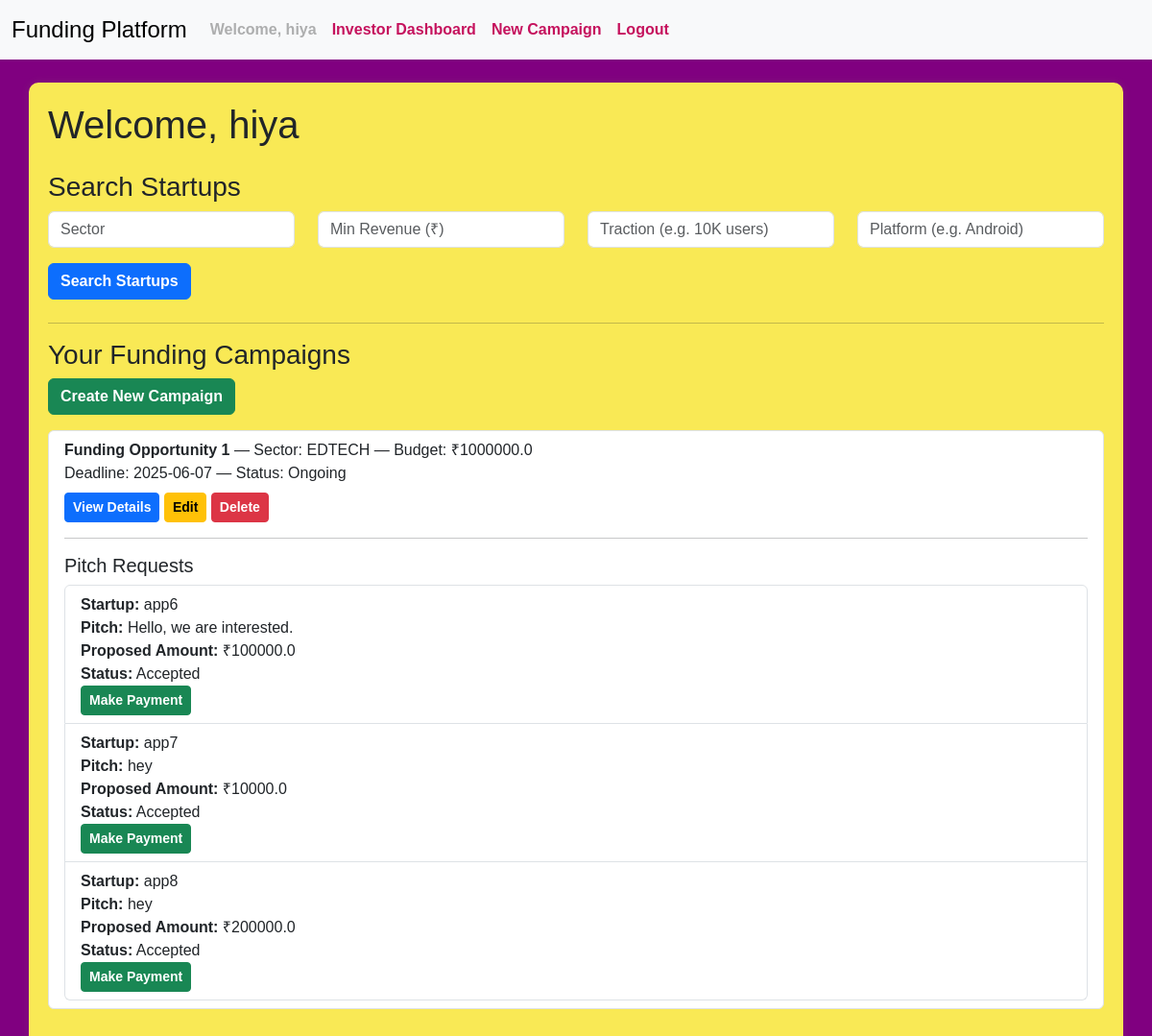
The app's page /investor/dashboard (signed in) with its own data.
### models.py (models this page shows, shortened)
class User(db.Model, UserMixin):
    __tablename__ = 'user'
    id = Column(Integer, primary_key=True)
    username = Column(String(32), unique=True)
    passhash = Column(String(256), nullable=False)
    name = Column(String(64), nullable=True)
    flagged = Column(Boolean, default=False)
    user_type = Column(String(50), nullable=False, default='user')
    __mapper_args__ = {
        'polymorphic_identity': 'user',
        'polymorphic_on': user_type
    }

class FundingCampaign(db.Model):
    __tablename__ = 'funding_campaign'
    id = Column(Integer, primary_key=True)
    title = Column(String(128), nullable=False)
    description = Column(Text, nullable=False)
    sector = Column(Enum(SectorEnum), nullable=False)
    budget = Column(Float, nullable=False)
    deadline = Column(Date, nullable=False)
    investor_id = Column(Integer, ForeignKey('investor.id'), nullable=False)
    is_completed = Column(Boolean, default=False)
    created_on = Column(Date, default=date.today)
    flagged = db.Column(db.Boolean, default=False)
    pitch_requests = relationship('PitchRequest', backref='campaign_relation', cascade='all, delete-orphan')

class PitchRequest(db.Model):
    __tablename__ = 'pitch_request'
    id = Column(Integer, primary_key=True)
    campaign_id = Column(Integer, ForeignKey('funding_campaign.id'), nullable=False)
    startup_id = Column(Integer, ForeignKey('startup.id'), nullable=False)
    pitch_text = Column(Text, nullable=True)
    proposed_amount = Column(Float, nullable=False)
    status = Column(Enum('pending', 'accepted', 'rejected', 'completed', name='pitch_status_enum'), default='pending')
    created_on = Column(Date, default=date.today)
    is_paid = db.Column(db.Boolean, default=False)

### routes.py (the view)
@app.route('/investor/dashboard')
@login_required
def investor_dashboard():
    if current_user.user_type != 'investor':
        flash('Unauthorized access.', 'danger')
        return redirect(url_for('index'))
    if check_flagged_investor():
        return render_template('investor_flagged.html')
    campaigns = FundingCampaign.query.filter_by(investor_id=current_user.id).all()
    campaign_ids = [c.id for c in campaigns]
    pitches = PitchRequest.query.filter(PitchRequest.campaign_id.in_(campaign_ids)).all()
    return render_template('investor_dashboard.html', campaigns=campaigns, pitches=pitches)

### app.py (called while the page is built)
@login_manager.user_loader
def load_user(user_id):
    return User.query.get(int(user_id))

### routes.py (called while the page is built)
def check_flagged_investor():
    if current_user.user_type == 'investor' and current_user.flagged:
        flash('You have been flagged by the admin and cannot access this section.', 'danger')
        return True
    return False

### templates/investor_dashboard.html (shortened to what this page needs)
{% extends "layout.html" %}
{% block content %}
<h1>Welcome, {{ current_user.username }}</h1>
<h3 class="mt-4">Search Startups</h3>
<form method="GET" action="{{ url_for('find_startups') }}" class="mb-4">
  <div class="row">
    <div class="col-md-3">
      <input type="text" name="sector" class="form-control" placeholder="Sector">
    </div>
    <div class="col-md-3">
      <input type="number" name="revenue" class="form-control" placeholder="Min Revenue (₹)">
    </div>
    <div class="col-md-3">
      <input type="text" name="traction" class="form-control" placeholder="Traction (e.g. 10K users)">
    </div>
    <div class="col-md-3">
      <input type="text" name="platform" class="form-control" placeholder="Platform (e.g. Android)">
    </div>
  </div>
  <button type="submit" class="btn btn-primary mt-3">Search Startups</button>
</form>
<hr>
<h3>Your Funding Campaigns</h3>
<a href="{{ url_for('new_funding_campaign') }}" class="btn btn-success mb-3">Create New Campaign</a>
{% if campaigns %}
  <ul class="list-group">
    {% for campaign in campaigns %}
      <li class="list-group-item mb-4">
        <strong>{{ campaign.title }}</strong> — Sector: {{ campaign.sector.value }} — Budget: ₹{{ campaign.budget }} <br>
        Deadline: {{ campaign.deadline.strftime('%Y-%m-%d') }} — Status:
        {% if campaign.is_completed %}Completed{% else %}Ongoing{% endif %}
        <br>
        <a href="{{ url_for('view_campaign', campaign_id=campaign.id) }}" class="btn btn-sm btn-primary mt-2">View Details</a>
        <a href="{{ url_for('edit_funding_campaign', campaign_id=campaign.id) }}" class="btn btn-sm btn-warning mt-2">Edit</a>
        <form action="{{ url_for('delete_funding_campaign', campaign_id=campaign.id) }}" method="post" style="display:inline;">
          <button type="submit" class="btn btn-sm btn-danger mt-2" onclick="return confirm('Are you sure you want to delete this campaign?');">Delete</button>
        </form>
        <hr>
        <h5>Pitch Requests</h5>
        {% set pitches = campaign.pitch_requests %}
        {% if pitches %}
          <ul class="list-group">
            {% for pitch in pitches %}
              <li class="list-group-item">
                <strong>Startup:</strong> {{ pitch.startup_relation.username }} <br>
                <strong>Pitch:</strong> {{ pitch.pitch_text }} <br>
                <strong>Proposed Amount:</strong> ₹{{ pitch.proposed_amount }} <br>
                <strong>Status:</strong> {{ pitch.status|capitalize }} <br>
                {% if pitch.status == 'pending' %}
                  <form method="post" action="{{ url_for('update_pitch_status', pitch_id=pitch.id) }}" class="d-inline">
                    <input type="hidden" name="status" value="accepted">
                    <button type="submit" class="btn btn-sm btn-success">Accept</button>
                  </form>
                  <form method="post" action="{{ url_for('update_pitch_status', pitch_id=pitch.id) }}" class="d-inline">
                    <input type="hidden" name="status" value="rejected">
                    <button type="submit" class="btn btn-sm btn-danger">Reject</button>
                  </form>
                {% elif pitch.status == 'accepted' %}
                  <form action="{{ url_for('pay_pitch', pitch_id=pitch.id) }}" method="GET" style="display:inline;">
                      <button type="submit" class="btn btn-sm btn-success">Make Payment</button>
                  </form>
                {% endif %}
              </li>
            {% endfor %}
          </ul>
        {% else %}
          <p>No pitches submitted yet.</p>
        {% endif %}
      </li>
    {% endfor %}
  </ul>
{% else %}
  <p>You have not created any funding campaigns yet.</p>
{% endif %}
{% endblock %}

### templates/layout.html (shortened to what this page needs)
<!DOCTYPE html>
<html lang="en">
<head>
  <link href="https://cdn.jsdelivr.net/npm/bootstrap@5.3.3/dist/css/bootstrap.min.css" rel="stylesheet"
 />
  {% block style %}
  <link href="{{ url_for('static', filename='profile_pictures/style.css') }}" rel="stylesheet" />
  {% endblock %}
</head>
<body>
  <nav class="navbar navbar-expand-lg navbar-light bg-light">
    <div class="container-fluid">
      <a class="navbar-brand" href="{{ url_for('index') }}">Funding Platform</a>
      <div class="collapse navbar-collapse" id="navbarSupportedContent">
        <ul class="navbar-nav me-auto mb-2 mb-lg-0">
          {% if current_user.is_authenticated %}
            <li class="nav-item">
              <span class="nav-link disabled">Welcome, {{ current_user.username }}</span>
            </li>
            {% if current_user.user_type == 'admin' %}
            <li class="nav-item">
              <a class="nav-link" href="{{ url_for('admin_dashboard') }}">Admin Dashboard</a>
            </li>
            {% elif current_user.user_type == 'investor' %}
            <li class="nav-item">
              <a class="nav-link" href="{{ url_for('investor_dashboard') }}">Investor Dashboard</a>
            </li>
            <li class="nav-item">
              <a class="nav-link" href="{{ url_for('new_funding_campaign') }}">New Campaign</a>
            </li>
            {% endif %}
            <li class="nav-item">
              <a class="nav-link" href="{{ url_for('logout') }}">Logout</a>
            </li>
          {% endif %}
        </ul>
      </div>
    </div>
  </nav>
  <div class="container mt-4">
    {% block content %}
    {% endblock %}
  </div>
</body>
</html>

### static/profile_pictures/style.css (style rules this page uses)
body { font-family: 'Arial', sans-serif; background-color:#800080; }
.navbar { margin-bottom: 20px; }
.navbar-brand { font-size: 1.5rem; }
.nav-link { color: #c5125d; font-weight: bold; }
.container { margin-top: 20px; background-color: #f9e955; padding: 20px; border-radius: 10px; box-shadow: 0px 0px 10px rgba(154, 241, 83, 0.1); }
.btn { font-weight: bold; }

### records on screen
User: username "hiya"
FundingCampaign: title "Funding Opportunity 1", sector.value "EDTECH", budget "1000000.0", deadline "2025-06-07", is_completed "Ongoing"
PitchRequest: startup_relation.username "app6", pitch_text "Hello, we are interested.", proposed_amount "100000.0", status "Accepted"
PitchRequest: startup_relation.username "app7", pitch_text "hey", proposed_amount "10000.0", status "Accepted"
PitchRequest: startup_relation.username "app8", pitch_text "hey", proposed_amount "200000.0", status "Accepted"
